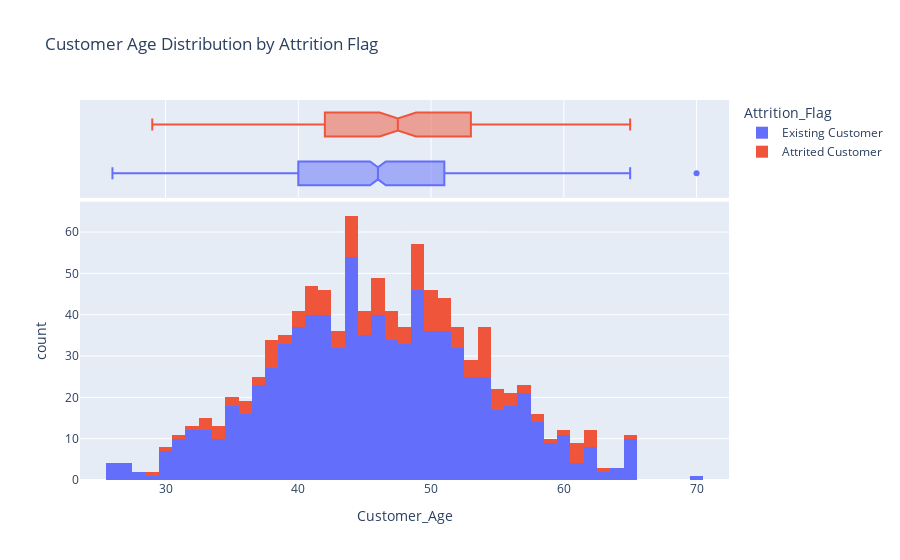

Notebook code for this chart:
### Markdown cell above
I want to investigate whether younger people are more likely to churn as it is potentially risky to an individual's credit score and young people are more likely to take risks
I will display this in a histogram with a boxplot marginal.

### Code cell
fig = px.histogram(df, x="Customer_Age", color="Attrition_Flag", marginal="box",title="Customer Age Distribution by Attrition Flag") #please note that if you're viewing this in github, the plotly chart will not be visible
fig.show()

### Figure 1 — Plotly figure (JSON) as saved in the notebook; plotly's stock layout.template omitted (floating-point values rounded to 4 significant figures; data arrays with more than 128 entries replaced by an {"elided": "..."} marker saying what was removed)
{"data": [{"alignmentgroup": "True", "bingroup": "x", "hovertemplate": "Attrition_Flag=Existing Customer<br>Customer_Age=%{x}<br>count=%{y}<extra></extra>", "legendgroup": "Existing Customer", "marker": {"color": "#636efa", "pattern": {"shape": ""}}, "name": "Existing Customer", "offsetgroup": "Existing Customer", "orientation": "v", "showlegend": true, "type": "histogram", "x": {"elided": "842 int values"}, "xaxis": "x", "yaxis": "y"}, {"alignmentgroup": "True", "hovertemplate": "Attrition_Flag=Existing Customer<br>Customer_Age=%{x}<extra></extra>", "legendgroup": "Existing Customer", "marker": {"color": "#636efa"}, "name": "Existing Customer", "notched": true, "offsetgroup": "Existing Customer", "showlegend": false, "type": "box", "x": {"elided": "842 int values"}, "xaxis": "x2", "yaxis": "y2"}, {"alignmentgroup": "True", "bingroup": "x", "hovertemplate": "Attrition_Flag=Attrited Customer<br>Customer_Age=%{x}<br>count=%{y}<extra></extra>", "legendgroup": "Attrited Customer", "marker": {"color": "#EF553B", "pattern": {"shape": ""}}, "name": "Attrited Customer", "offsetgroup": "Attrited Customer", "orientation": "v", "showlegend": true, "type": "histogram", "x": {"elided": "158 int values"}, "xaxis": "x", "yaxis": "y"}, {"alignmentgroup": "True", "hovertemplate": "Attrition_Flag=Attrited Customer<br>Customer_Age=%{x}<extra></extra>", "legendgroup": "Attrited Customer", "marker": {"color": "#EF553B"}, "name": "Attrited Customer", "notched": true, "offsetgroup": "Attrited Customer", "showlegend": false, "type": "box", "x": {"elided": "158 int values"}, "xaxis": "x2", "yaxis": "y2"}], "layout": {"barmode": "relative", "legend": {"title": {"text": "Attrition_Flag"}, "tracegroupgap": 0}, "title": {"text": "Customer Age Distribution by Attrition Flag"}, "xaxis": {"anchor": "y", "domain": [0, 1], "title": {"text": "Customer_Age"}}, "xaxis2": {"anchor": "y2", "domain": [0, 1], "matches": "x", "showgrid": true, "showticklabels": false}, "yaxis": {"anchor": "x", "domain": [0, 0.7326], "title": {"text": "count"}}, "yaxis2": {"anchor": "x2", "domain": [0.7426, 1], "matches": "y2", "showgrid": false, "showline": false, "showticklabels": false, "ticks": ""}}}
